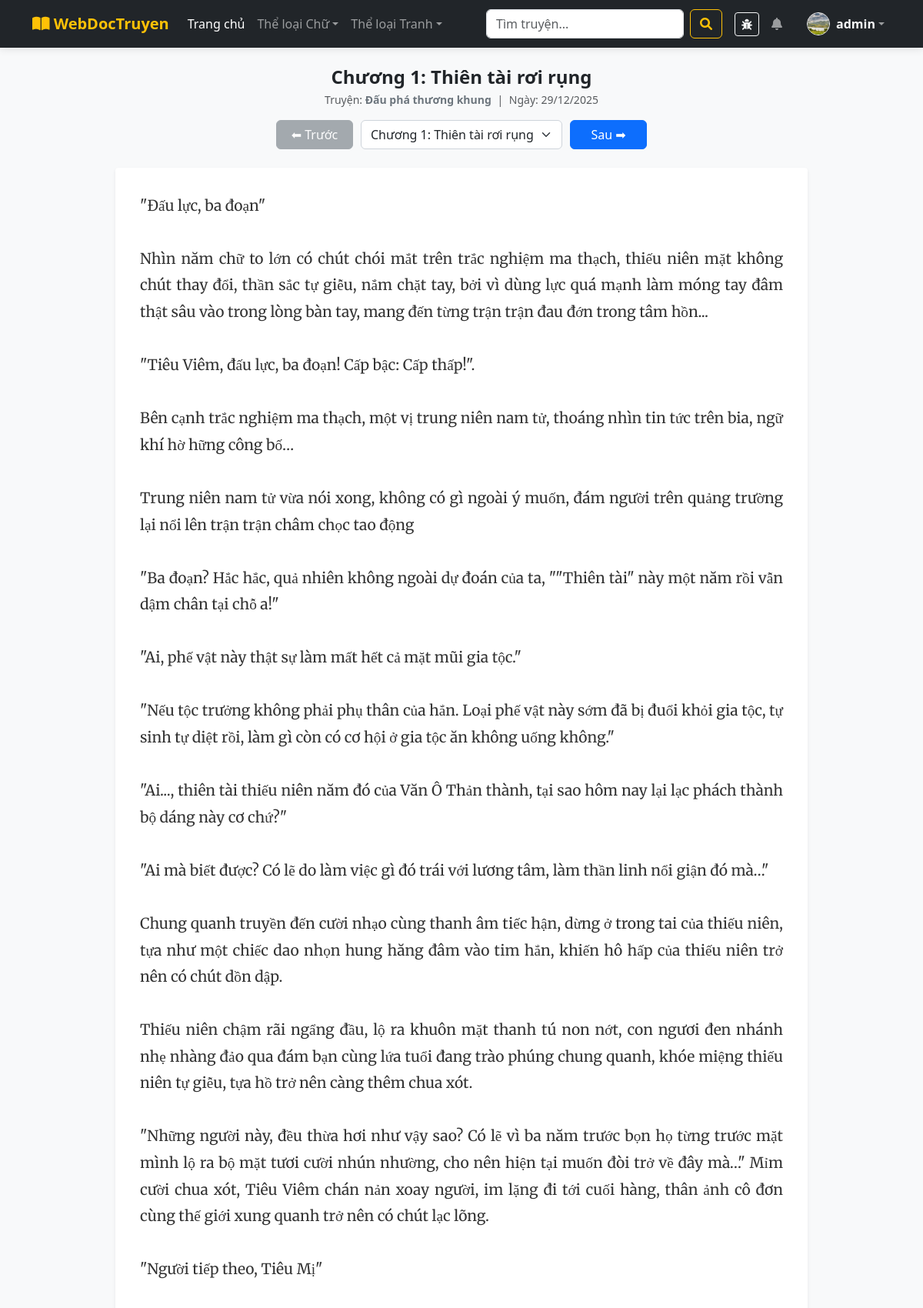
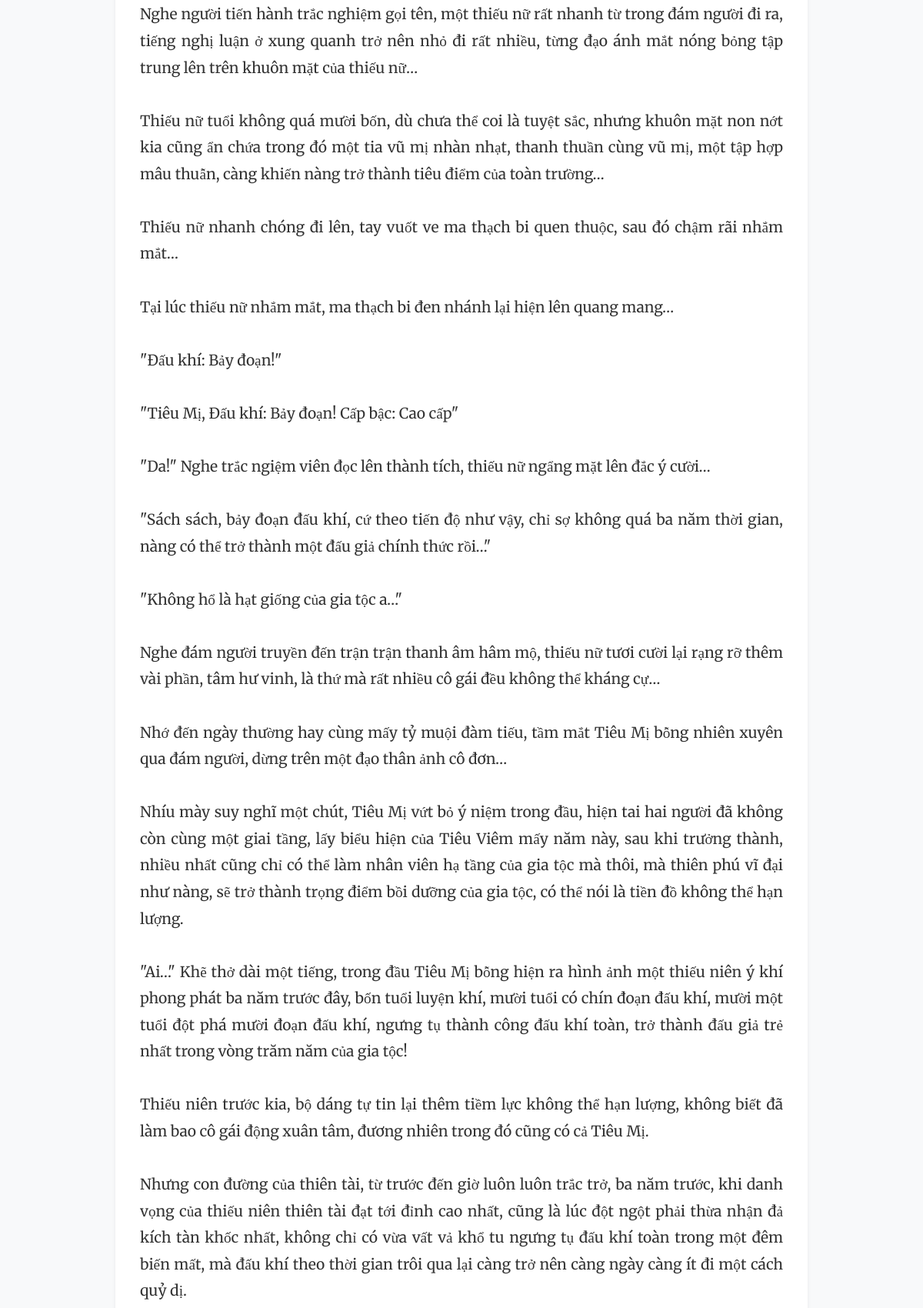
/novel_read.php?id=1 (signed in, upper part), run on the app's committed database (2 pictures, top to bottom).
### tables this page shows
CREATE TABLE `novel_chapters` (
  `id` int(11) NOT NULL,
  `novel_id` int(11) NOT NULL,
  `title` varchar(255) NOT NULL,
  `slug` varchar(255) NOT NULL,
  `content` longtext NOT NULL,
  `order_index` int(11) NOT NULL DEFAULT 0,
  `created_at` timestamp NOT NULL DEFAULT current_timestamp()
);

CREATE TABLE `novels` (
  `id` int(11) NOT NULL,
  `title` varchar(255) NOT NULL,
  `slug` varchar(255) NOT NULL,
  `description` text DEFAULT NULL,
  `author` varchar(100) DEFAULT NULL,
  `cover_image` varchar(255) DEFAULT NULL,
  `status` enum('ongoing','completed','dropped') DEFAULT 'ongoing',
  `posted_by` int(11) NOT NULL,
  `created_at` timestamp NOT NULL DEFAULT current_timestamp(),
  `updated_at` timestamp NOT NULL DEFAULT current_timestamp() ON UPDATE current_timestamp(),
  `view_count` int(11) DEFAULT 0,
  `favorite_count` int(11) DEFAULT 0,
  `views` int(11) DEFAULT 0
);

### novel_read.php (the view, shortened to what this page needs)
<?php
require_once 'config/database.php';
$chap_id = intval($_GET['id']);
$sql = "SELECT * FROM novel_chapters WHERE id = $chap_id";
$chapter = $conn->query($sql)->fetch_assoc();
$novel_id = $chapter['novel_id'];
$novel = $conn->query("SELECT title, cover_image FROM novels WHERE id = $novel_id")->fetch_assoc();
$sql_all = "SELECT id, title FROM novel_chapters WHERE novel_id = $novel_id ORDER BY order_index ASC";
$all_chapters_result = $conn->query($sql_all);
$current_idx = $chapter['order_index'];
$prev = $conn->query("SELECT id FROM novel_chapters WHERE novel_id = $novel_id AND order_index < $current_idx ORDER BY order_index DESC LIMIT 1")->fetch_assoc();
$next = $conn->query("SELECT id FROM novel_chapters WHERE novel_id = $novel_id AND order_index > $current_idx ORDER BY order_index ASC LIMIT 1")->fetch_assoc();
$prev_link = $prev ? "novel_read.php?id=" . $prev['id'] : '#';
$next_link = $next ? "novel_read.php?id=" . $next['id'] : '#';
$disable_prev = $prev ? '' : 'disabled';
$disable_next = $next ? '' : 'disabled';
require_once 'includes/header.php';
?>
<link rel="stylesheet" href="css/read.css">
<div class="read-wrapper">
    <div class="read-container">
        <div class="text-center mb-3">
            <h4 class="fw-bold mb-1"><?= htmlspecialchars($chapter['title']) ?></h4>
            <p class="text-muted small">
                Truyện: <a href="novel_detail.php?id=<?= $novel_id ?>" class="text-decoration-none text-secondary fw-bold"><?= htmlspecialchars($novel['title']) ?></a>
                <span class="mx-1">|</span>
                Ngày: <?= date('d/m/Y', strtotime($chapter['created_at'])) ?>
            </p>
        </div>
        <div class="chapter-nav">
            <a href="<?= $prev_link ?>" class="btn btn-secondary btn-nav <?= $disable_prev ?>">⬅ Trước</a>
            <select class="form-select chapter-select" onchange="location = this.value;">
                <?php
                if ($all_chapters_result->num_rows > 0) {
                    while ($row = $all_chapters_result->fetch_assoc()) {
                        $selected = ($row['id'] == $chap_id) ? 'selected' : '';
                        echo '<option value="novel_read.php?id=' . $row['id'] . '" ' . $selected . '>' . htmlspecialchars($row['title']) . '</option>';
                    }
                }
                ?>
            </select>
            <a href="<?= $next_link ?>" class="btn btn-primary btn-nav <?= $disable_next ?>">Sau ➡</a>
        </div>
        <div class="novel-content">
            <?php
            echo nl2br(htmlspecialchars($chapter['content']));
            ?>
        </div>
    </div>
</div>
<?php require_once 'includes/footer.php'; ?>

### css/custom.css (style rules this page uses)
body { background-color: #f4f6f8; font-family: 'Segoe UI', sans-serif; }

### css/read.css (style rules this page uses)
.read-wrapper { background-color: #f8f9fa; min-height: 100vh; padding-bottom: 3rem; }
.read-container { max-width: 900px; margin: 0 auto; padding-top: 1.5rem; }
.chapter-nav { display: flex; justify-content: center; align-items: center; gap: 10px; margin-bottom: 1.5rem; flex-wrap: wrap; }
.chapter-select { max-width: 300px; font-weight: 500; border: 1px solid #ced4da; display: inline-block; width: auto; }
.btn-nav { min-width: 100px; }
.btn-nav.disabled { pointer-events: none; opacity: 0.6; background-color: #6c757d; border-color: #6c757d; color: white; }
.novel-content { background: #fff; padding: 2rem; box-shadow: 0 .125rem .25rem rgba(0,0,0,.075); border-radius: 0.25rem; font-family: 'Merriweather', serif; font-size: 1.2rem; line-height: 1.8; color: #333; text-align: justify; }

### data on the page
novel_chapters: title "Chương 1: Thiên tài rơi rụng", created_at "29/12/2025", content "\"Đấu lực, ba đoạn\" Nhìn năm chữ to lớn có chút chói mắt trên trắc nghiệm ma thạch, thiếu niên mặt không chút thay đổi, thần sắc tự giễu, nắm chặt tay, bởi vì dùng lực quá mạnh làm móng tay đâm thật sâu vào trong lòng bàn tay, mang đến từng trận trận đau đớn trong tâm hồn... \"Tiêu Viêm, đấu lực, ba đoạn! Cấp bậc: Cấp thấp!\". Bên cạnh trắc nghiệm ma thạch, một vị trung niên nam tử, thoáng nhìn tin tức trên bia, ngữ khí hờ hững công bố… Trung niên nam tử vừa nói xong, không có gì ngoài ý muốn, đám người trên quảng trường lại nổi lên trận trận châm chọc tao động \"Ba đoạn? Hắc hắc, quả nhiên không ngoài dự đoán của ta, \"\"Thiên tài\" này một năm rồi vẫn dậm chân tại chỗ a!\" \"Ai, phế vật này thật…"
novels: title "Đấu phá thương khung"

### other printed values
$_SESSION['username'] "admin"
form field value "Chương 1: Thiên tài rơi rụng"
